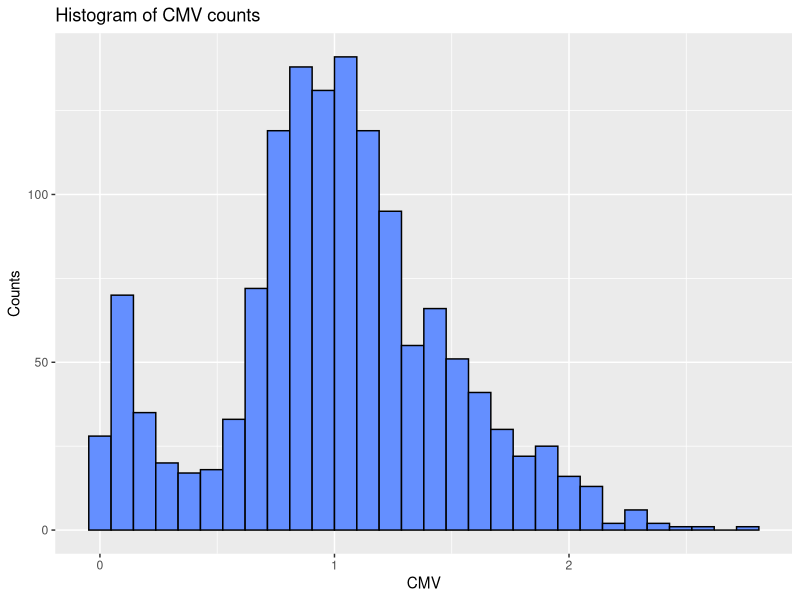
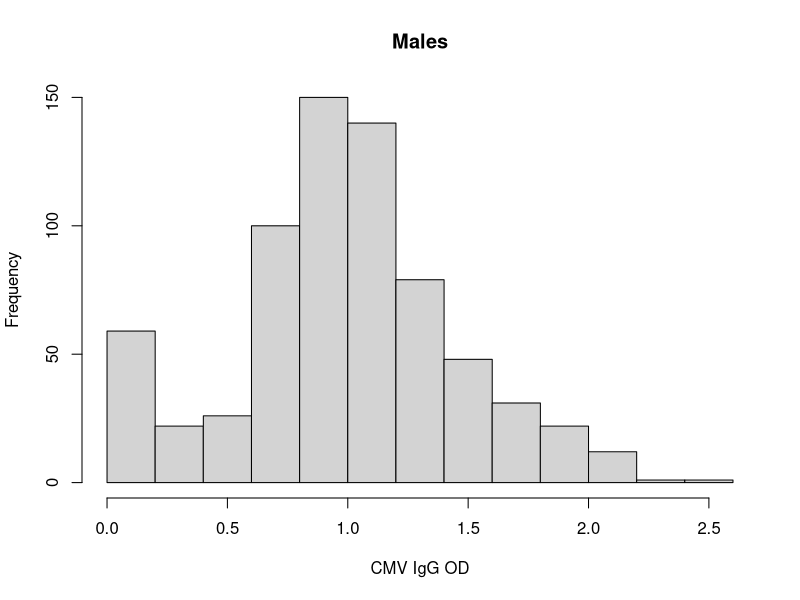
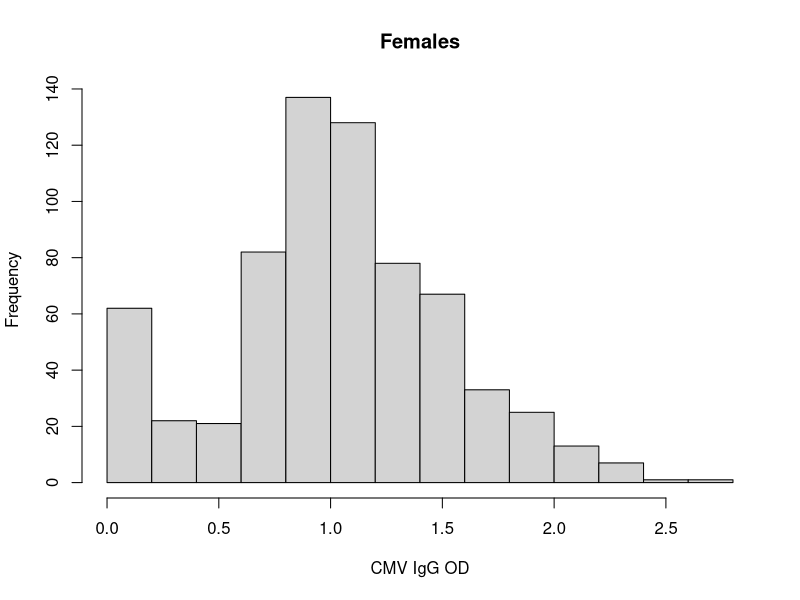
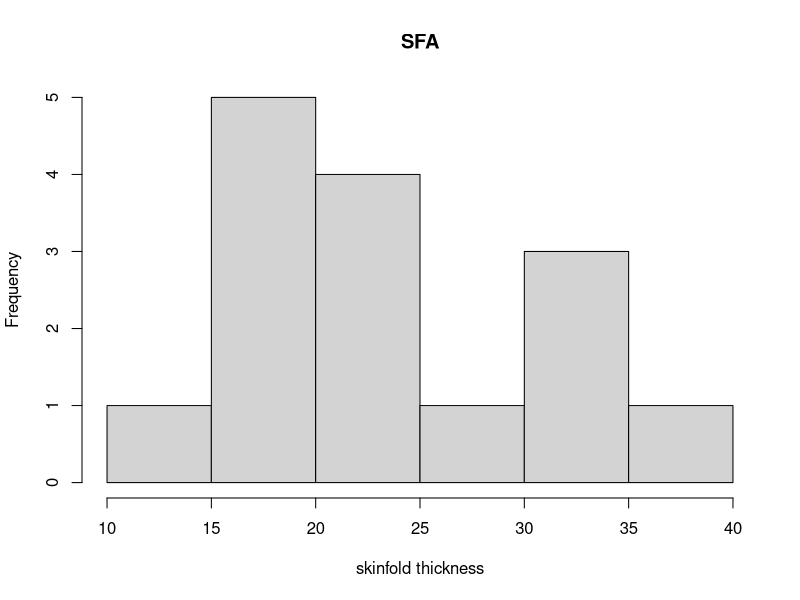
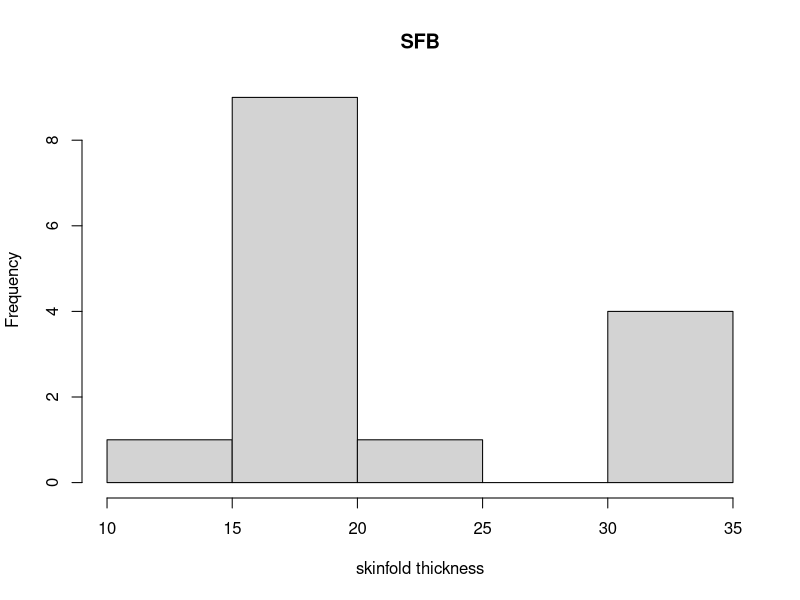

Recreate these plots in R, in order.
# Non-Parametric Methods Practical Week 5 (Comparing 2 Means)
# 27/10/2025
# Non-parametric methods are statistical methods for data that are non-normally distributed

###################################
# library calls

library(rio)
library(dplyr)
library(ggplot2)

###################################
# global variables

setwd("~/Desktop/steph-r-lshtm")
cmv_set <- read.csv("raw_STEPH_data/CMV_data.csv")
non_par <- read.csv("raw_STEPH_data/nonparametric.csv")

###################################
# script

# EXPLORING THE DATA

head(cmv_set)
summary(cmv_set)

# Q1. What is the mean level of CMV and standard deviation in this population?

mean(cmv_set$cmv)
sd(cmv_set$cmv)

# the mean cmv is 1.005588, and the sd is 0.4805313

# Q2. Does the distribution of CMV levels follow a Normal distribution?

ggplot(cmv_set, aes(x=cmv)) +
  geom_histogram(color = "black", fill = "#648FFF") +
  xlab("CMV") +
  ylab("Counts") +
  ggtitle("Histogram of CMV counts")

# by looking at a histogram, is it clear that the data are non-normally distributed

# Q3. Given your response to the above question, how might you better summarise the CMV data? 
# Run an appropriate R command to find out these summary statistics.

median(cmv_set$cmv) # less volatile than the mean
IQR(cmv_set$cmv) # gives us the range of the values b/w the 25th and 75th percentile of observations

# TESTING FOR DIFFERENCES

cmv_set |>
  filter(sex=="Male") |>
  pull(cmv) |> 
  hist(,main="Males", xlab = "CMV IgG OD")

cmv_set|>
  filter(sex=="Female") |>
  pull(cmv) |>
  hist(, main = "Females", xlab = "CMV IgG OD") 

# Q4. What are the median CMV levels in the two groups?

cmv_set %>%
  filter(sex == "Male") %>%
  summarize(median_cmv_male = median(cmv, na.rm = TRUE))

# the median CMV of males is 0.9835

cmv_set %>%
  filter(sex == "Female") %>%
  summarize(median_cmv_female = median(cmv, na.rm = TRUE))

# the median CMV of females is 1.0165

# Q5. Looking at the histograms and the difference in medians, 
# do you think there is a different level of CMV in these two groups? 
# Have a think about the p-value you might find from a formal hypothesis test. 
# How small do you think it might be?

# by looking at the histograms and medians, 
# I think there is not a statistically significant difference
# in the medians between the two groups
# The null hypothesis would be that no such difference exists
# and the p-value would have to be very small to reject the null hypothesis
# I suspect our p-value will be large

# Wilcoxon rank sum test

wilcox.test(cmv ~ sex, data = cmv_set)

# W = 247215, p-value = 0.06844

# Q6. Interpret the p-value from this test

# the p-value is not very small (<0.05)
# this gives us little evidence to reject the null hypothesis that there is a difference 
# in cmv medians between females and males

# Q7. Is there a difference in CMV level between people with and without a TB diagnosis?

# check how many people have tb in this dataset

nrow(cmv_set[cmv_set$tb2 == "TB",])

# 17 people had tb

cmv_set %>%
  filter(tb2 == "TB") %>%
  summarize(median_cmv_tb = median(cmv, na.rm = TRUE))

# cmv in TB cases was 1.357

cmv_set %>%
  filter(tb2 == "Non TB") %>%
  summarize(median_cmv_no_tb = median(cmv, na.rm = TRUE))

# cmv in non tb cases was 0.996

wilcox.test(cmv ~ tb2, data = cmv_set)

# the null hypothesis was that there is no difference in the median cmv of those diagnoses with TB and those without TB
# p-value = 0.001477, meaning that there is strong evidence to reject this null hypothesis.
# However, due to the sample size being 17 in the TB group, this data are prone to sampling error
# further data collection is required to provide more robust results

# TESTING A SINGLE SAMPLE

# running a one-sample Wilcoxon signed-rank test, 
# where the designated comparison value mu is pre-determined (it's 1 in this case)

wilcox.test(cmv_set$cmv, mu = 1)

# V = 472734, p-value = 0.7207
# meaning that there is little evidence to reject the null hypothesis that the cmv is equal to 1

# A researcher is interested in the blood pressure of people with TB, 
# and wants to use your dataset to check her hypothesis that people with TB have an average systolic blood pressure of 120. 
# Filter out the  17 people with a TB diagnosis in these data, 
# look at the distribution of SBP among them, and run an appropriate test of her hypothesis.


cmv_set %>%
  filter(tb2 == "TB") %>%
  summarize(median_sbp_tb = median(sbp, na.rm = TRUE))

# median sbp in TB group is 130

cmv_set %>%
  filter(tb2 == "Non TB") %>%
  summarize(median_sbp_no_tb = median(sbp, na.rm = TRUE))

# median sbp is 120.25 in non TB group (not important here, just cool to know)

wilcox.test(cmv_set$sbp, mu = 120)

# V = 88213, p-value = 0.06914

# Q8. Write a short paragraph, of the sort you might email to her, to describe the data, 
# explain the test you have performed (and why), and to interpret the result.

# The hypothesis that the median sbp of patients with TB equals 120 
# was not supported by the Wilcoxon signed rank test. 
# The test yielded a p-value of 0.06914
# which gives strong evidence to reject your hypothesis

# PARIED DATA

# make histogram

hist(non_par$sfa, bins = 10, main = "SFA", xlab = "skinfold thickness")
hist(non_par$sfb, bins = 10, main = "SFB", xlab = "skinfold thickness")

# apply Wilcoxon Signed Rank test for paired data

wilcox.test(non_par$sfa, non_par$sfb, paired = TRUE) 

# p-value = 0.002625
# meaning that there is strong evidence to reject the null hypothesis that the two groups are equal
# there is strong evidence that there is a difference in the way the two observers measure skinfolds]

# Q9. For comparison, run a t-test. What do you conclude?

# t.test(non_par$sfa ~ non_par$sfb) or t.test(non_par$sfa ~ non_par$sfb, var.equal = FALSE)?

t.test(non_par$sfa, non_par$sfb, paired = TRUE, alternative = "two.sided")

# p-value = 0.001547

t.test(non_par$sfa, non_par$sfb, paired = TRUE, alternative = "two.sided", var.equal = FALSE)

# p-value = 0.001547

# The p-value provides strong evidence to reject the null hypothesis that the difference in measurements is zero
# the p-value is smaller and less conservative






